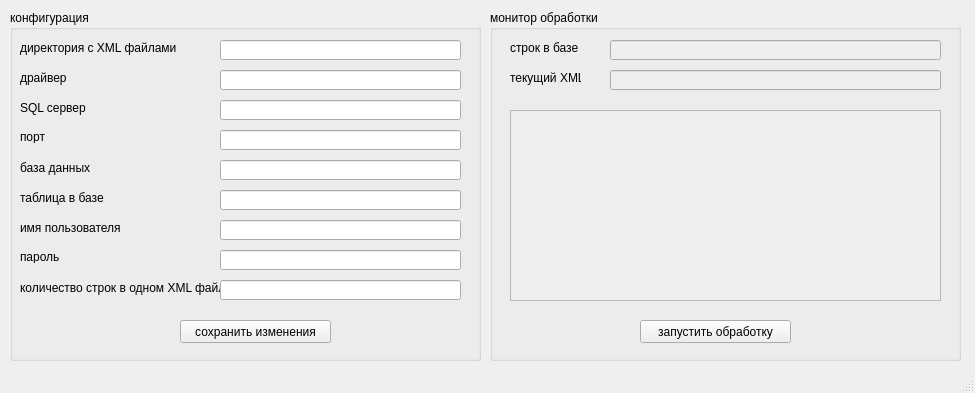
<?xml version="1.0" encoding="UTF-8"?>
<ui version="4.0">
 <class>MainWindow</class>
 <widget class="QMainWindow" name="MainWindow">
  <property name="geometry">
   <rect>
    <x>0</x>
    <y>0</y>
    <width>975</width>
    <height>393</height>
   </rect>
  </property>
  <property name="windowTitle">
   <string>Генератор XML файлов</string>
  </property>
  <widget class="QWidget" name="centralwidget">
   <widget class="QGroupBox" name="groupBox_cfg">
    <property name="geometry">
     <rect>
      <x>10</x>
      <y>10</y>
      <width>471</width>
      <height>351</height>
     </rect>
    </property>
    <property name="title">
     <string>конфигурация</string>
    </property>
    <widget class="QLabel" name="label">
     <property name="geometry">
      <rect>
       <x>10</x>
       <y>30</y>
       <width>161</width>
       <height>16</height>
      </rect>
     </property>
     <property name="text">
      <string>директория с XML файлами</string>
     </property>
    </widget>
    <widget class="QLineEdit" name="lineEdit_outf">
     <property name="geometry">
      <rect>
       <x>210</x>
       <y>30</y>
       <width>241</width>
       <height>20</height>
      </rect>
     </property>
    </widget>
    <widget class="QLineEdit" name="lineEdit_driver">
     <property name="geometry">
      <rect>
       <x>210</x>
       <y>60</y>
       <width>241</width>
       <height>20</height>
      </rect>
     </property>
    </widget>
    <widget class="QLabel" name="label_2">
     <property name="geometry">
      <rect>
       <x>10</x>
       <y>60</y>
       <width>81</width>
       <height>16</height>
      </rect>
     </property>
     <property name="text">
      <string>драйвер</string>
     </property>
    </widget>
    <widget class="QLabel" name="label_3">
     <property name="geometry">
      <rect>
       <x>10</x>
       <y>90</y>
       <width>71</width>
       <height>16</height>
      </rect>
     </property>
     <property name="text">
      <string>SQL сервер</string>
     </property>
    </widget>
    <widget class="QLineEdit" name="lineEdit_sqlserver">
     <property name="geometry">
      <rect>
       <x>210</x>
       <y>90</y>
       <width>241</width>
       <height>20</height>
      </rect>
     </property>
    </widget>
    <widget class="QLabel" name="label_4">
     <property name="geometry">
      <rect>
       <x>10</x>
       <y>120</y>
       <width>47</width>
       <height>13</height>
      </rect>
     </property>
     <property name="text">
      <string>порт</string>
     </property>
    </widget>
    <widget class="QLineEdit" name="lineEdit_port">
     <property name="geometry">
      <rect>
       <x>210</x>
       <y>120</y>
       <width>241</width>
       <height>20</height>
      </rect>
     </property>
    </widget>
    <widget class="QLabel" name="label_5">
     <property name="geometry">
      <rect>
       <x>10</x>
       <y>150</y>
       <width>81</width>
       <height>16</height>
      </rect>
     </property>
     <property name="text">
      <string>база данных</string>
     </property>
    </widget>
    <widget class="QLineEdit" name="lineEdit_dbname">
     <property name="geometry">
      <rect>
       <x>210</x>
       <y>150</y>
       <width>241</width>
       <height>20</height>
      </rect>
     </property>
    </widget>
    <widget class="QLabel" name="label_6">
     <property name="geometry">
      <rect>
       <x>10</x>
       <y>210</y>
       <width>101</width>
       <height>16</height>
      </rect>
     </property>
     <property name="text">
      <string>имя пользователя</string>
     </property>
    </widget>
    <widget class="QLineEdit" name="lineEdit_username">
     <property name="geometry">
      <rect>
       <x>210</x>
       <y>210</y>
       <width>241</width>
       <height>20</height>
      </rect>
     </property>
    </widget>
    <widget class="QLabel" name="label_7">
     <property name="geometry">
      <rect>
       <x>10</x>
       <y>240</y>
       <width>47</width>
       <height>13</height>
      </rect>
     </property>
     <property name="text">
      <string>пароль</string>
     </property>
    </widget>
    <widget class="QLineEdit" name="lineEdit_password">
     <property name="geometry">
      <rect>
       <x>210</x>
       <y>240</y>
       <width>241</width>
       <height>20</height>
      </rect>
     </property>
    </widget>
    <widget class="QLabel" name="label_8">
     <property name="geometry">
      <rect>
       <x>10</x>
       <y>270</y>
       <width>201</width>
       <height>16</height>
      </rect>
     </property>
     <property name="text">
      <string>количество строк в одном XML файле</string>
     </property>
    </widget>
    <widget class="QLineEdit" name="lineEdit_batch_size">
     <property name="geometry">
      <rect>
       <x>210</x>
       <y>270</y>
       <width>241</width>
       <height>20</height>
      </rect>
     </property>
    </widget>
    <widget class="QPushButton" name="pushButton_save_cfg">
     <property name="geometry">
      <rect>
       <x>170</x>
       <y>310</y>
       <width>151</width>
       <height>23</height>
      </rect>
     </property>
     <property name="cursor">
      <cursorShape>PointingHandCursor</cursorShape>
     </property>
     <property name="text">
      <string>сохранить изменения</string>
     </property>
    </widget>
    <widget class="QLineEdit" name="lineEdit_table">
     <property name="geometry">
      <rect>
       <x>210</x>
       <y>180</y>
       <width>241</width>
       <height>20</height>
      </rect>
     </property>
    </widget>
    <widget class="QLabel" name="label_11">
     <property name="geometry">
      <rect>
       <x>10</x>
       <y>180</y>
       <width>111</width>
       <height>16</height>
      </rect>
     </property>
     <property name="text">
      <string>таблица в базе</string>
     </property>
    </widget>
   </widget>
   <widget class="QGroupBox" name="groupBox_work">
    <property name="geometry">
     <rect>
      <x>490</x>
      <y>10</y>
      <width>471</width>
      <height>351</height>
     </rect>
    </property>
    <property name="title">
     <string>монитор обработки</string>
    </property>
    <widget class="QPushButton" name="pushButton_exec">
     <property name="geometry">
      <rect>
       <x>150</x>
       <y>310</y>
       <width>151</width>
       <height>23</height>
      </rect>
     </property>
     <property name="cursor">
      <cursorShape>PointingHandCursor</cursorShape>
     </property>
     <property name="text">
      <string>запустить обработку</string>
     </property>
    </widget>
    <widget class="QLabel" name="label_9">
     <property name="geometry">
      <rect>
       <x>20</x>
       <y>30</y>
       <width>91</width>
       <height>16</height>
      </rect>
     </property>
     <property name="text">
      <string>строк в базе</string>
     </property>
    </widget>
    <widget class="QLineEdit" name="lineEdit_db_rows">
     <property name="enabled">
      <bool>false</bool>
     </property>
     <property name="geometry">
      <rect>
       <x>120</x>
       <y>30</y>
       <width>331</width>
       <height>20</height>
      </rect>
     </property>
    </widget>
    <widget class="QLabel" name="label_10">
     <property name="geometry">
      <rect>
       <x>20</x>
       <y>60</y>
       <width>71</width>
       <height>16</height>
      </rect>
     </property>
     <property name="text">
      <string>текущий XML</string>
     </property>
    </widget>
    <widget class="QLineEdit" name="lineEdit_cur_xml">
     <property name="enabled">
      <bool>false</bool>
     </property>
     <property name="geometry">
      <rect>
       <x>120</x>
       <y>60</y>
       <width>331</width>
       <height>20</height>
      </rect>
     </property>
    </widget>
    <widget class="QTextEdit" name="textEdit_info">
     <property name="enabled">
      <bool>false</bool>
     </property>
     <property name="geometry">
      <rect>
       <x>20</x>
       <y>100</y>
       <width>431</width>
       <height>191</height>
      </rect>
     </property>
    </widget>
   </widget>
  </widget>
  <widget class="QMenuBar" name="menubar">
   <property name="geometry">
    <rect>
     <x>0</x>
     <y>0</y>
     <width>975</width>
     <height>21</height>
    </rect>
   </property>
  </widget>
  <widget class="QStatusBar" name="statusbar"/>
 </widget>
 <resources/>
 <connections/>
</ui>
